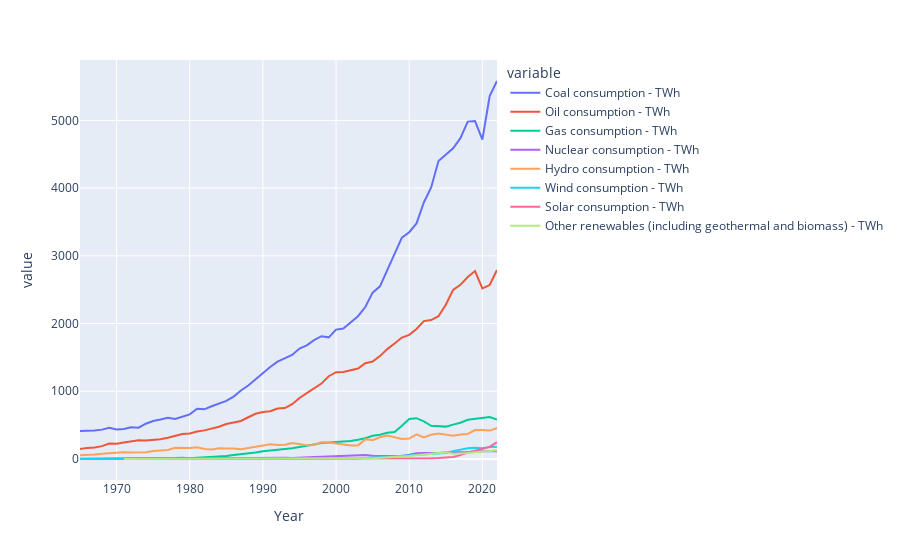

Notebook source saved alongside this figure:
### Code cell
fig_ind = px.line(ind_energy_source, x="Year", y =["Coal consumption - TWh",'Coal consumption - TWh',
       'Oil consumption - TWh', 'Gas consumption - TWh',
       'Nuclear consumption - TWh', 'Hydro consumption - TWh',
       'Wind consumption - TWh', 'Solar consumption - TWh',
       'Other renewables (including geothermal and biomass) - TWh'])

fig_ind.show()
